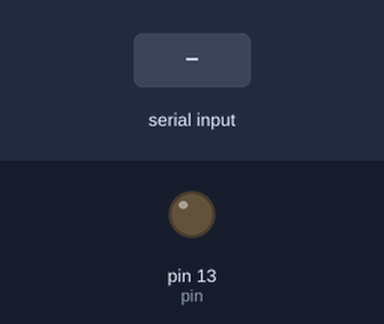
This sketch was run on a simulated Arduino Uno, built with avr-gcc and run on an emulated ATmega328P. On the bench: output pins drawn as LEDs (lit = HIGH). Inputs (shaded band) come from the test bench.

Above: at 1.2 s.
1.3 s: "1" received over Serial
At 1.8 s:
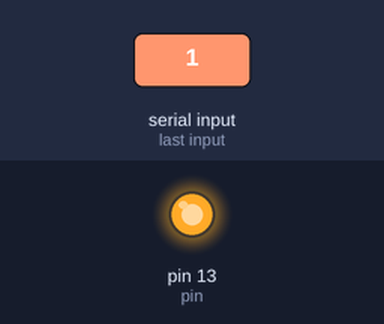
2.8 s: "0" received over Serial
At 4.2 s:
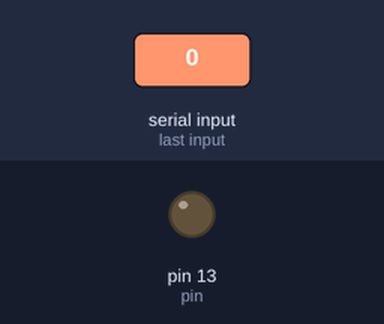
Timing chart, 0 to 5.8 s (numbered marks = the images above; inputs shaded):
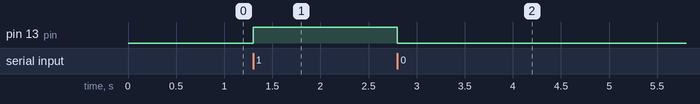

Measured:
- after the input at 1.3 s, pin 13 (pin): LOW → HIGH at once
- after the input at 2.8 s, pin 13 (pin): HIGH → LOW at once

The sketch:

serial.ino
```cpp
char serialData;
int pin=13;

void setup() {
  pinMode(pin, OUTPUT);
  Serial.begin(9600);
}

// the loop function runs over and over and over and over forever
void loop() {
  if(Serial.available() >0){
    serialData = Serial.read();
    //Serial.print(serialData);

    if(serialData == '1'){
      digitalWrite(pin, HIGH);}
    else if(serialData == '0'){
      digitalWrite(pin, LOW);}
  }
}
```
